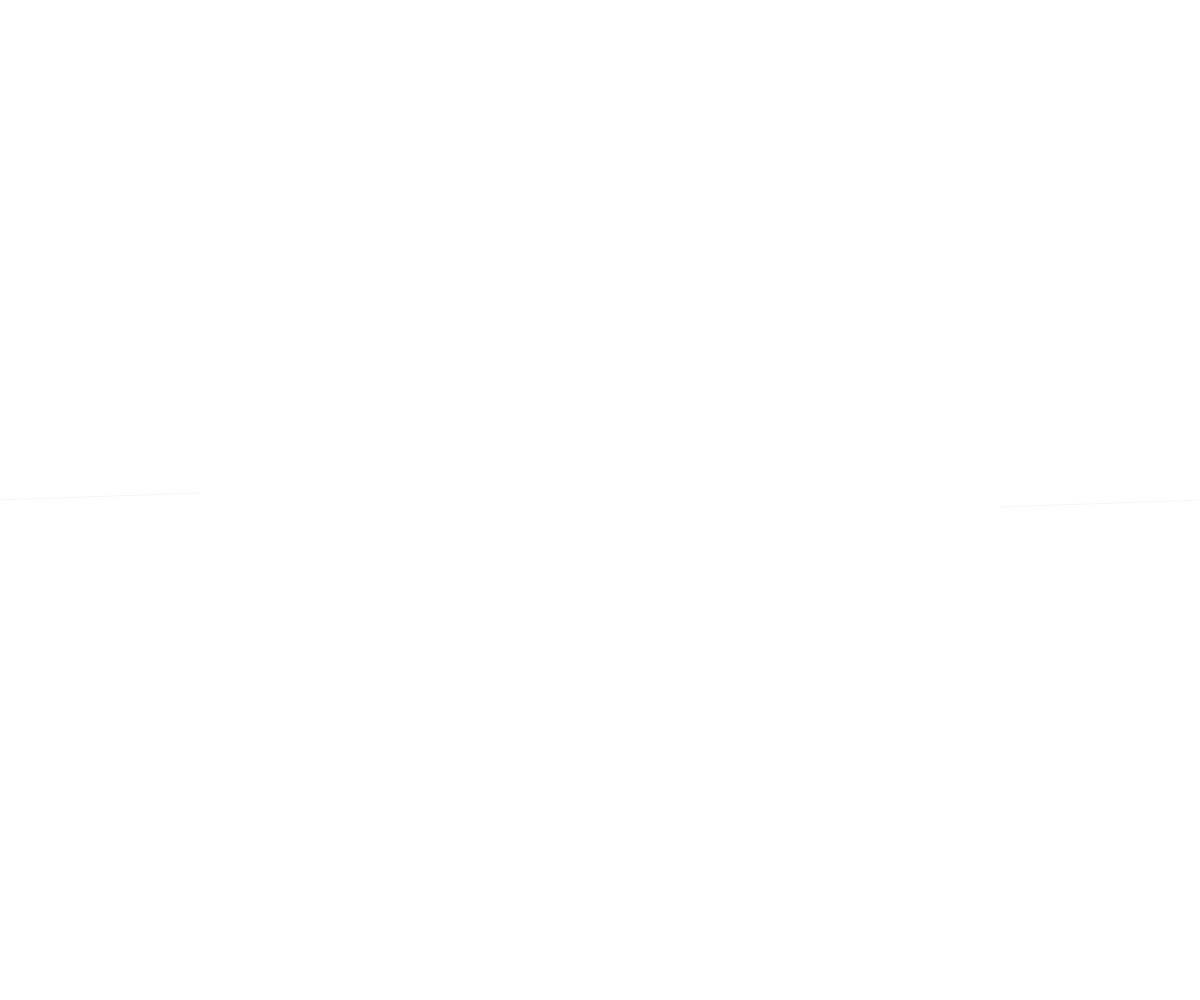
Frame 1 (no input)
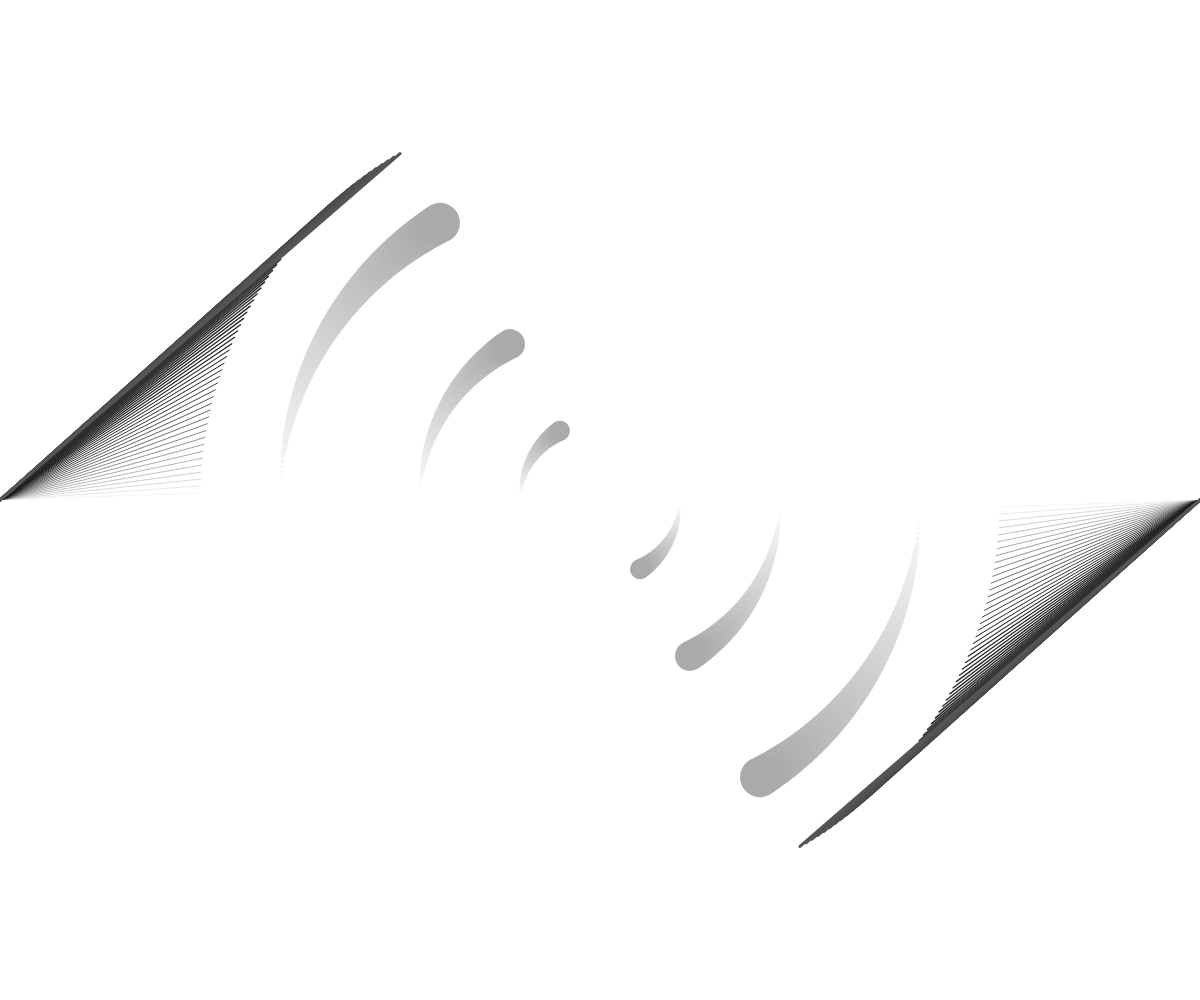
Frame 60 (no input)
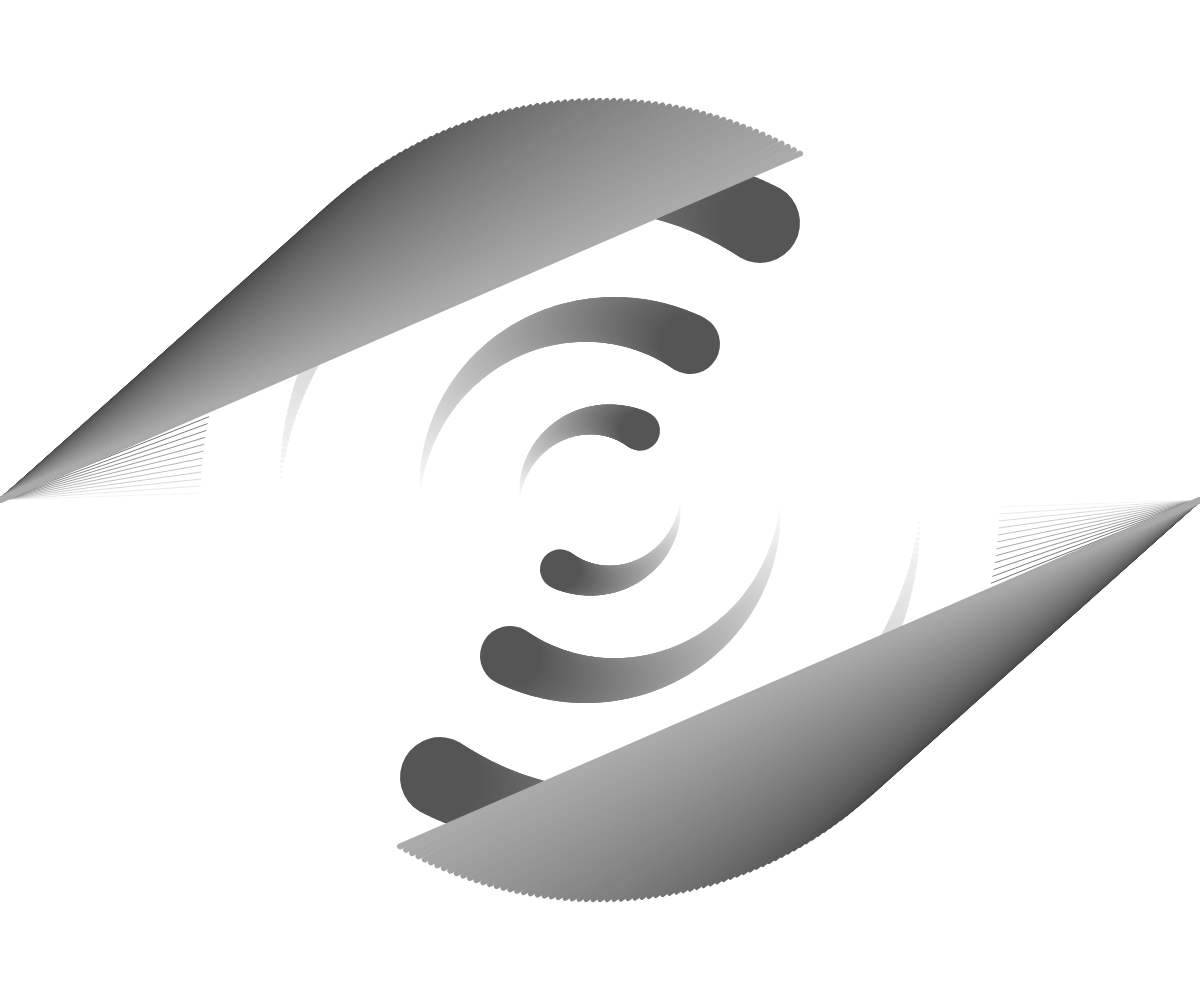
Frame 120 (the mouse pressed at the canvas centre since frame 60)

The p5.js sketch that drew these frames (run headless with seeded random() and noise() and a simulated clock; from frame 60 on, the mouse is pressed at the canvas centre):

// p5.js sketch
// ── sketch.js
function preload(){
  // put preload code here
}

function setup() {
  createCanvas(windowWidth,windowHeight)
  // put setup code here
  background("white");
  angleMode(DEGREES);
}

function draw() {
  // put drawing code here

  fill(lerpColor(color("white"), color("black"), frameCount / 180))

  push()

  stroke(lerpColor(color("black"), color("white"), frameCount / 180))

  strokeWeight(frameCount / 20)


  translate(width / 2, height / 2);

  line(width / 2, 0, cos(frameCount) * 400, sin(frameCount) * 400);
  line(- width / 2, 0, - cos(frameCount) * 400, - sin(frameCount) * 400);

  pop()


  //1
  push();
  noStroke()

  translate(width / 2, height / 2);

  rotate(frameCount);

  translate(200, 0);

  ellipse(120, 0, frameCount/ 1.5);
  pop();

  //2
  push();
  noStroke()

  translate(width / 2, height / 2);

  rotate(frameCount);

  translate(-200, 0);

  ellipse(20, 0, frameCount/2);
  pop();

  //3
  push();
  noStroke()

  translate(width / 2, height / 2);

  rotate(frameCount);

  translate(200, 0);

  ellipse(-120, 0, frameCount/3);
  pop();

  //1.1
  push();
  noStroke()

  translate(width / 2, height / 2);

  rotate(frameCount);

  translate(-200, 0);

  ellipse(-120, 0, frameCount / 1.5);
  pop();

  //2.1
  push();
  noStroke()

  translate(width / 2, height / 2);

  rotate(frameCount);

  translate(200, 0);

  ellipse(-20, 0, frameCount/2);
  pop();

  //3.1
  push();
  noStroke()

  translate(width / 2, height / 2);

  rotate(frameCount);

  translate(-200, 0);

  ellipse(120, 0, frameCount/3);
  pop();




  if (frameCount == 180) {
    noLoop();

  }

}
